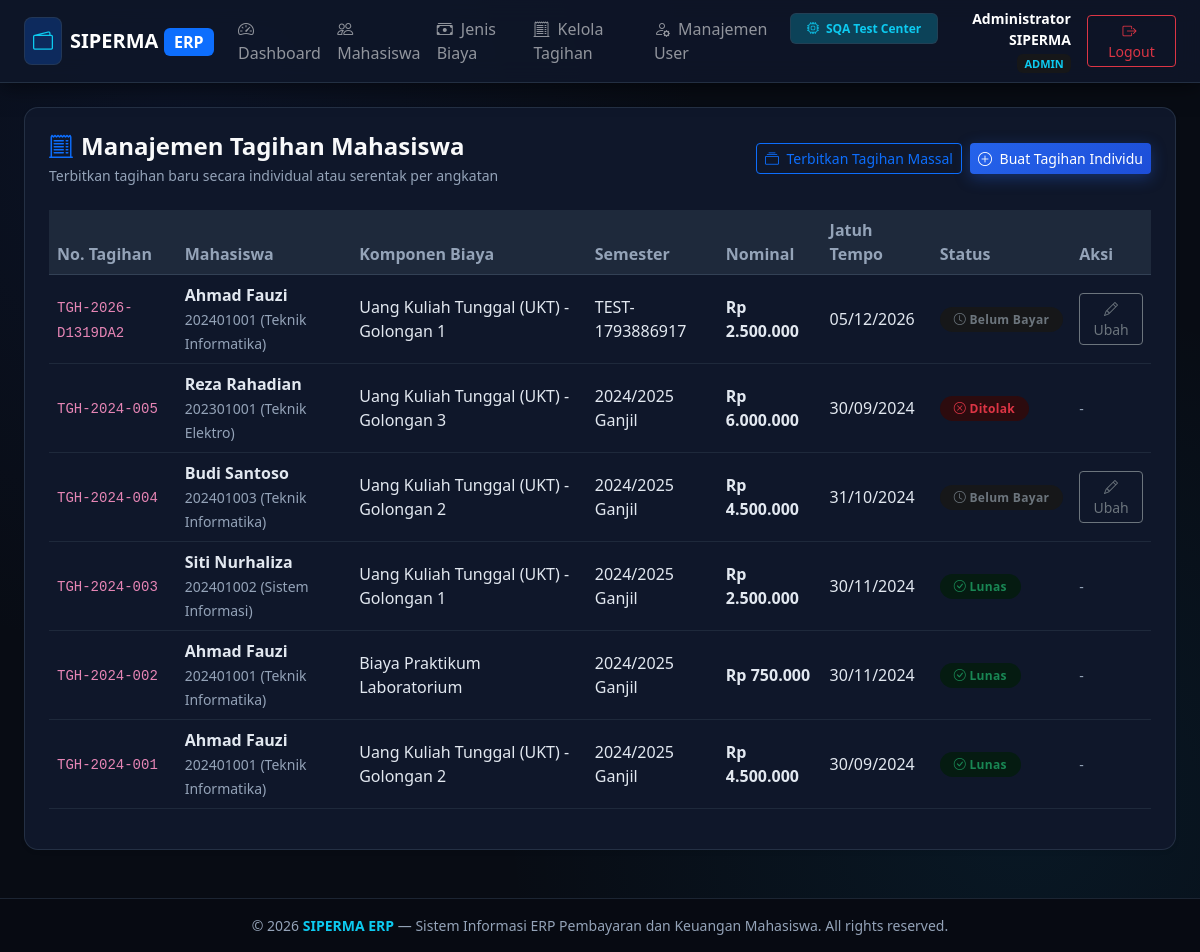
Before: /admin/tagihan (signed in) with the older database file.
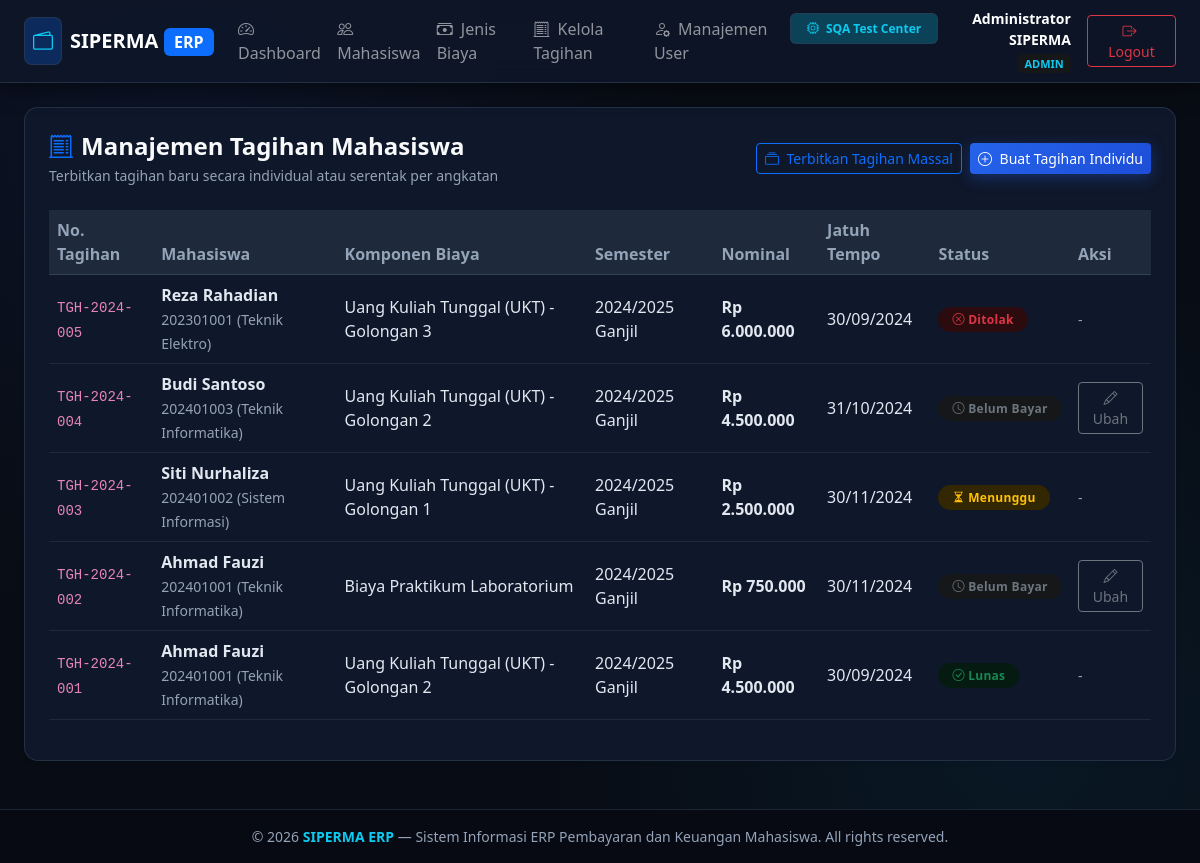
After: the same page with the newer database file.
### tables this page shows
CREATE TABLE tagihan (
    id INTEGER PRIMARY KEY AUTOINCREMENT,
    nomor_tagihan VARCHAR(50) UNIQUE NOT NULL,
    mahasiswa_id INTEGER NOT NULL,
    jenis_biaya_id INTEGER NOT NULL,
    semester VARCHAR(20) NOT NULL,
    nominal DECIMAL(12,2) NOT NULL,
    tanggal_terbit DATE NOT NULL,
    tanggal_jatuh_tempo DATE NOT NULL,
    status VARCHAR(20) DEFAULT 'belum_bayar' CHECK(status IN ('belum_bayar', 'menunggu_verifikasi', 'lunas', 'ditolak', 'dibatalkan')),
    created_at DATETIME DEFAULT CURRENT_TIMESTAMP,
    FOREIGN KEY (mahasiswa_id) REFERENCES mahasiswa(id) ON DELETE CASCADE,
    FOREIGN KEY (jenis_biaya_id) REFERENCES jenis_biaya(id) ON DELETE RESTRICT
);

CREATE TABLE mahasiswa (
    id INTEGER PRIMARY KEY AUTOINCREMENT,
    user_id INTEGER NULL,
    nim VARCHAR(20) UNIQUE NOT NULL,
    nama VARCHAR(100) NOT NULL,
    prodi VARCHAR(100) NOT NULL,
    angkatan VARCHAR(10) NOT NULL,
    email VARCHAR(100),
    telepon VARCHAR(20),
    status VARCHAR(20) DEFAULT 'aktif' CHECK(status IN ('aktif', 'cuti', 'lulus', 'drop_out')),
    created_at DATETIME DEFAULT CURRENT_TIMESTAMP,
    FOREIGN KEY (user_id) REFERENCES users(id) ON DELETE SET NULL
);

CREATE TABLE jenis_biaya (
    id INTEGER PRIMARY KEY AUTOINCREMENT,
    kode VARCHAR(20) UNIQUE NOT NULL,
    nama VARCHAR(100) NOT NULL,
    nominal_default DECIMAL(12,2) NOT NULL,
    keterangan TEXT,
    status VARCHAR(20) DEFAULT 'aktif' CHECK(status IN ('aktif', 'nonaktif')),
    created_at DATETIME DEFAULT CURRENT_TIMESTAMP
);

### src/Views/admin/tagihan.php (the view, shortened to what this page needs)
<?php $pageTitle = 'Kelola Tagihan'; require_once __DIR__ . '/../layouts/header.php'; ?>
<div class="card card-custom bg-white p-3 p-md-4 shadow-sm mb-4">
    <div class="page-header-responsive mb-4">
        <div>
            <h4 class="fw-bold text-light mb-1"><i class="bi bi-receipt-cutoff me-2 text-primary"></i>Manajemen Tagihan Mahasiswa</h4>
            <p class="text-muted small mb-0">Terbitkan tagihan baru secara individual atau serentak per angkatan</p>
        </div>
        <div class="page-actions-responsive">
            <button type="button" class="btn btn-outline-primary btn-sm" data-bs-toggle="modal" data-bs-target="#modalBatchTagihan">
                <i class="bi bi-collection me-1"></i> Terbitkan Tagihan Massal
            </button>
            <button type="button" class="btn btn-primary btn-sm" data-bs-toggle="modal" data-bs-target="#modalSingleTagihan">
                <i class="bi bi-plus-circle me-1"></i> Buat Tagihan Individu
            </button>
        </div>
    </div>
    <div class="table-responsive">
        <table class="table table-hover table-custom align-middle">
            <thead>
                <tr>
                    <th>No. Tagihan</th>
                    <th>Mahasiswa</th>
                    <th>Komponen Biaya</th>
                    <th>Semester</th>
                    <th>Nominal</th>
                    <th>Jatuh Tempo</th>
                    <th>Status</th>
                    <th>Aksi</th>
                </tr>
            </thead>
            <tbody>
                <?php if (empty($tagihanList)): ?>
                <tr><td colspan="8" class="text-center text-muted py-4">Belum ada tagihan diterbitkan</td></tr>
                <?php else: foreach ($tagihanList as $t): ?>
                <tr>
                    <td><code><?= htmlspecialchars($t['nomor_tagihan']) ?></code></td>
                    <td>
                        <strong><?= htmlspecialchars($t['nama_mahasiswa']) ?></strong><br>
                        <small class="text-muted"><?= htmlspecialchars($t['nim']) ?> (<?= htmlspecialchars($t['prodi']) ?>)</small>
                    </td>
                    <td><?= htmlspecialchars($t['nama_biaya']) ?></td>
                    <td><?= htmlspecialchars($t['semester']) ?></td>
                    <td class="fw-bold text-primary">Rp <?= number_format($t['nominal'], 0, ',', '.') ?></td>
                    <td><?= date('d/m/Y', strtotime($t['tanggal_jatuh_tempo'])) ?></td>
                    <td>
                        <?php if ($t['status'] === 'lunas'): ?>
                            <span class="badge bg-success-subtle text-success badge-status"><i class="bi bi-check-circle"></i> Lunas</span>
                        <?php elseif ($t['status'] === 'menunggu_verifikasi'): ?>
                            <span class="badge bg-warning-subtle text-warning badge-status"><i class="bi bi-hourglass-split"></i> Menunggu</span>
                        <?php elseif ($t['status'] === 'ditolak'): ?>
                            <span class="badge bg-danger-subtle text-danger badge-status"><i class="bi bi-x-circle"></i> Ditolak</span>
                        <?php else: ?>
                            <span class="badge bg-secondary-subtle text-secondary badge-status"><i class="bi bi-clock"></i> Belum Bayar</span>
                        <?php endif; ?>
                    </td>
                    <td>
                        <?php if ($t['status'] === 'belum_bayar'): ?>
                        <button type="button" class="btn btn-sm btn-outline-secondary" data-bs-toggle="modal" data-bs-target="#modalEditTagihan<?= $t['id'] ?>">
                            <i class="bi bi-pencil"></i> Ubah
                        </button>
                        <?php else: ?>
                            <span class="text-muted small">-</span>
                        <?php endif; ?>
                    </td>
                </tr>
                <?php endforeach; endif; ?>
            </tbody>
        </table>
    </div>
</div>
<?php require_once __DIR__ . '/../layouts/footer.php'; ?>

Changed rows visible on the page:
removed tagihan: nomor_tagihan "TGH-2026-D1319DA2", mahasiswa.nama "Ahmad Fauzi", mahasiswa.nim "202401001", mahasiswa.prodi "Teknik Informatika", jenis_biaya.nama "Uang Kuliah Tunggal (UKT) - Golongan 1", semester "TEST-1793886917", nominal "2.500.000", tanggal_jatuh_tempo "05/12/2026", status "belum_bayar" (drawn)
changed tagihan "TGH-2024-003": status "Lunas" → "Menunggu"
changed tagihan "TGH-2024-002": status "Lunas -" → "Belum Bayar Ubah"
